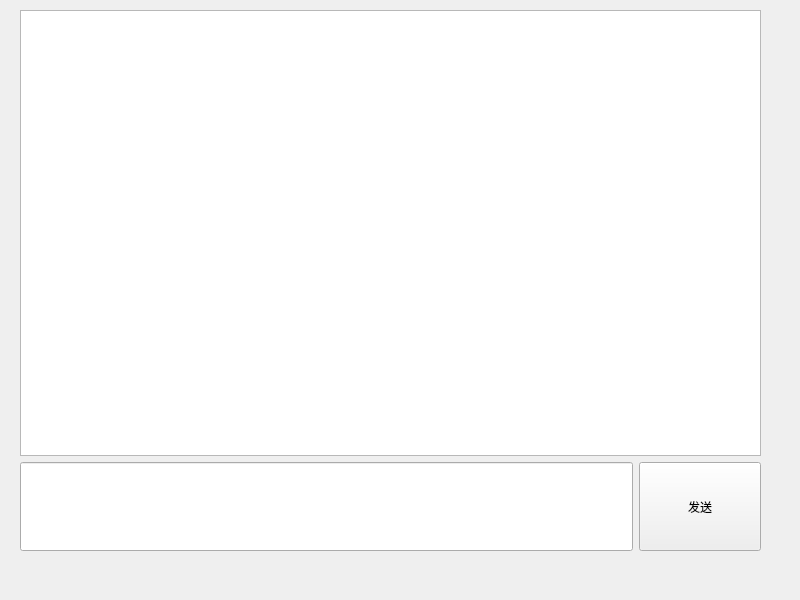
<?xml version="1.0" encoding="UTF-8"?>
<ui version="4.0">
 <class>Widget</class>
 <widget class="QWidget" name="Widget">
  <property name="geometry">
   <rect>
    <x>0</x>
    <y>0</y>
    <width>800</width>
    <height>600</height>
   </rect>
  </property>
  <property name="windowTitle">
   <string>Widget</string>
  </property>
  <widget class="QWidget" name="">
   <property name="geometry">
    <rect>
     <x>20</x>
     <y>10</y>
     <width>741</width>
     <height>541</height>
    </rect>
   </property>
   <layout class="QVBoxLayout" name="verticalLayout" stretch="5,1">
    <item>
     <widget class="QListWidget" name="listWidget"/>
    </item>
    <item>
     <layout class="QHBoxLayout" name="horizontalLayout" stretch="5,1">
      <item>
       <widget class="QLineEdit" name="lineEdit">
        <property name="sizePolicy">
         <sizepolicy hsizetype="Expanding" vsizetype="Expanding">
          <horstretch>0</horstretch>
          <verstretch>0</verstretch>
         </sizepolicy>
        </property>
       </widget>
      </item>
      <item>
       <widget class="QPushButton" name="pushButton">
        <property name="sizePolicy">
         <sizepolicy hsizetype="Minimum" vsizetype="Expanding">
          <horstretch>0</horstretch>
          <verstretch>0</verstretch>
         </sizepolicy>
        </property>
        <property name="text">
         <string>发送</string>
        </property>
       </widget>
      </item>
     </layout>
    </item>
   </layout>
  </widget>
 </widget>
 <resources/>
 <connections/>
</ui>
